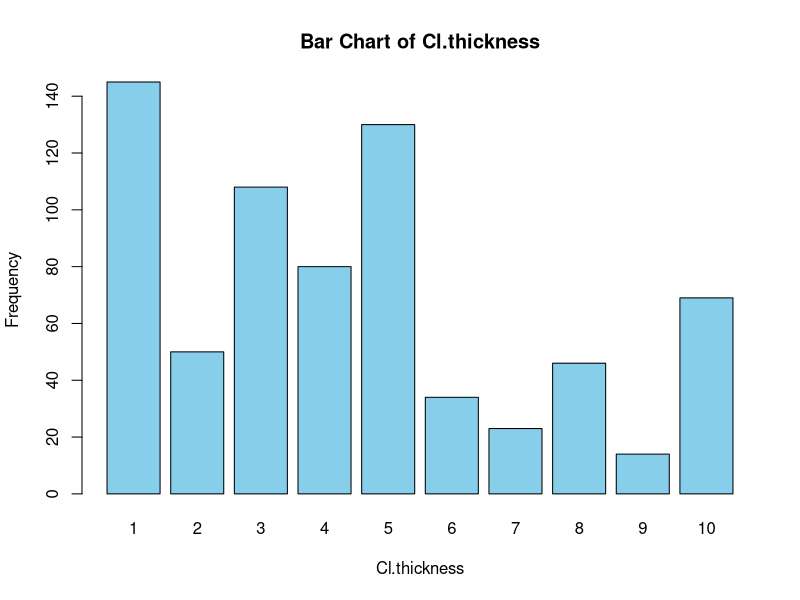
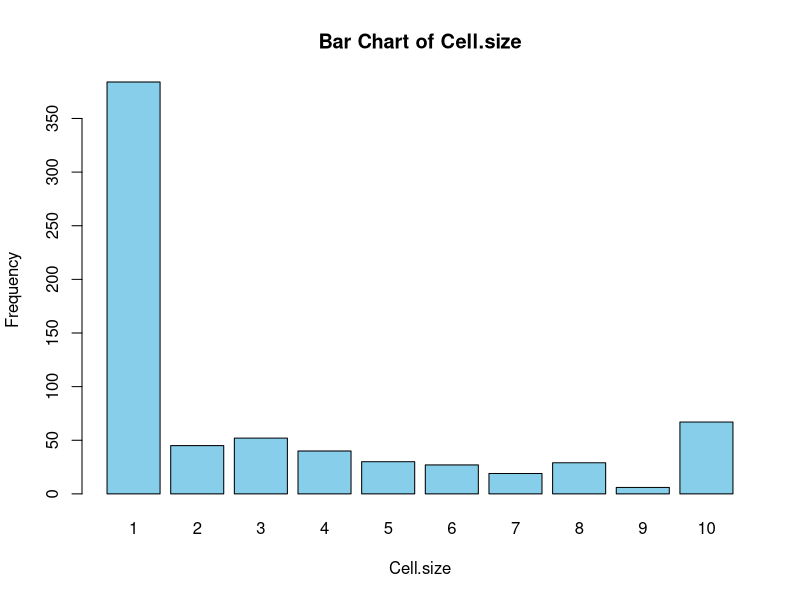
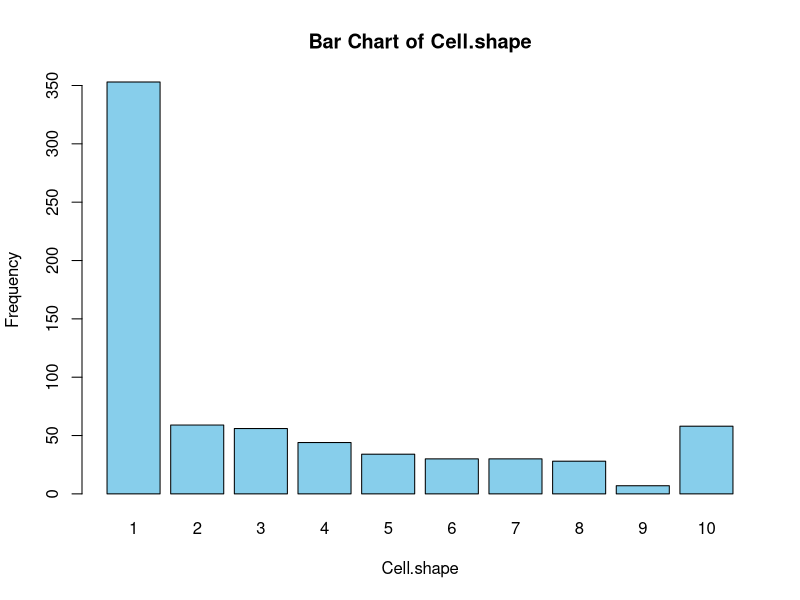
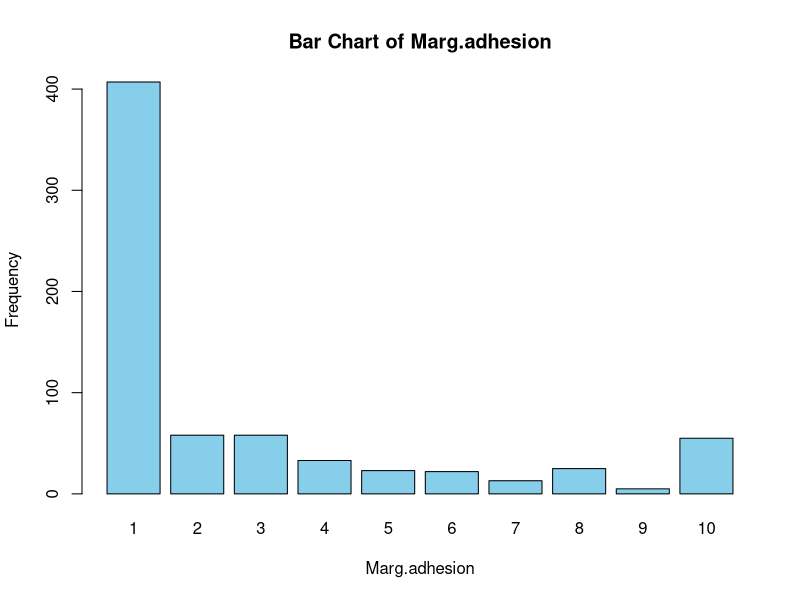
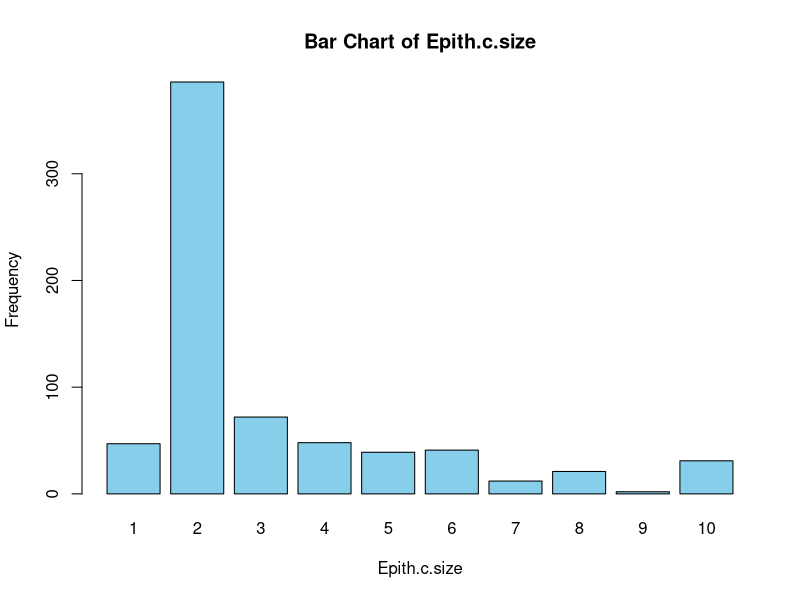
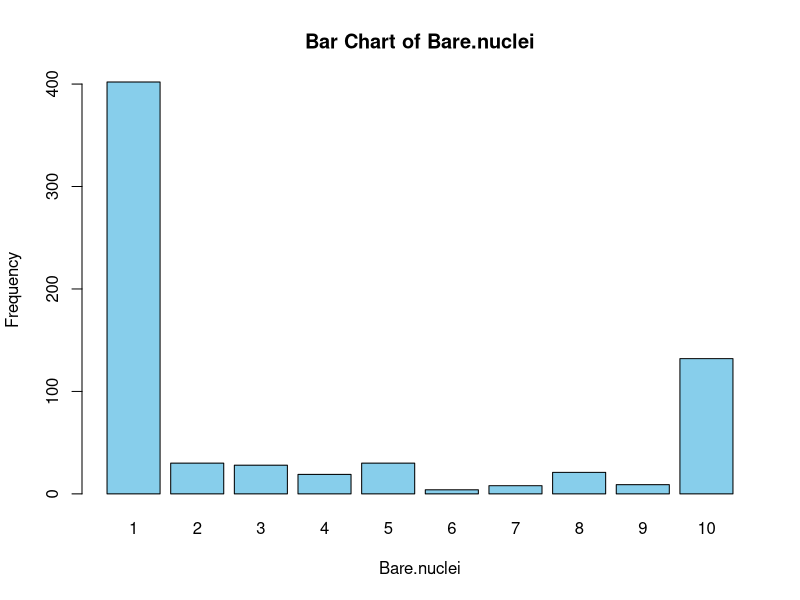
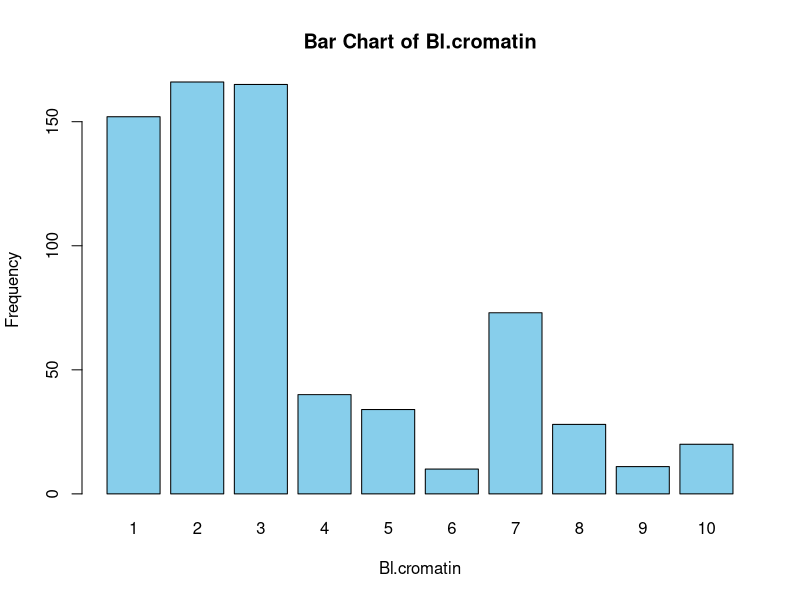
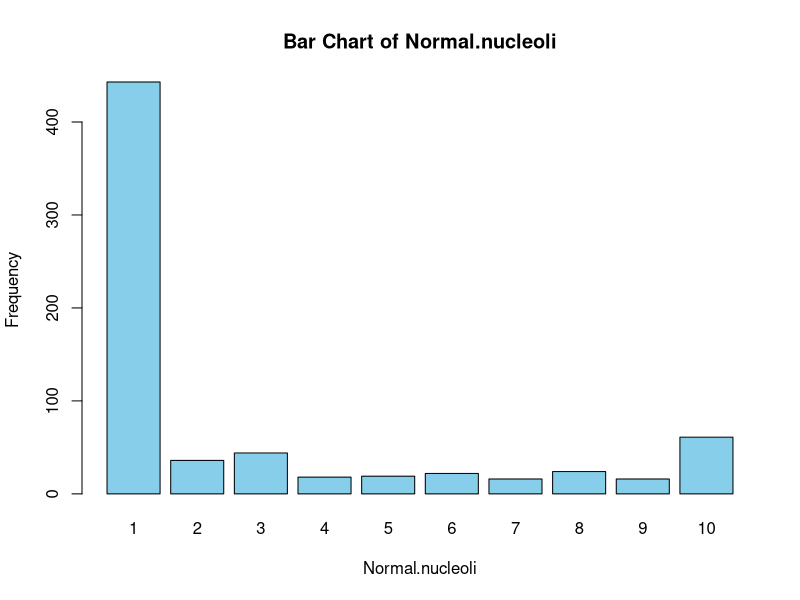

Recreate these plots in R, in order. (Note: this script raises an error after producing the figures.)
library(tidyverse)
library(dplyr) 
library(MASS)

library(mlbench)

data("BreastCancer")


# Check first few rows
head(BreastCancer)


names(BreastCancer)
head(BreastCancer)
dim(BreastCancer)
summary(BreastCancer)

bc <- BreastCancer[, -1]
bc <- bc %>%
  mutate(across(-Class, ~ as.numeric(as.character(.))))
glimpse(bc)

# Loop over each variable in bc except 'Class'
for (var in names(bc)[names(bc) != "Class"]) {
  # Create a table of counts for the current variable
  counts <- table(bc[[var]])
  
  # Plot bar chart using base R
  barplot(counts,
          main = paste("Bar Chart of", var),
          xlab = var,
          ylab = "Frequency",
          col = "skyblue",
          border = "black")
}

# Count missing values in each column
colSums(is.na(bc))
bc$Bare.nuclei[is.na(bc$Bare.nuclei)]<-mean(bc$Bare.nuclei,na.rm=TRUE)

# Set seed and split
set.seed(123)
n <- nrow(bc)
train_indices <- sample(seq_len(n), size = 0.7 * n)
train_data <- bc[train_indices, ]
test_data  <- bc[-train_indices, ]

# Separate features and target
X_train <- train_data[, setdiff(names(train_data), "Class")]
y_train <- train_data$Class

X_test <- test_data[, setdiff(names(test_data), "Class")]
y_test <- test_data$Class

# Standardize features
X_train_scaled <- as.data.frame(scale(X_train))
X_test_scaled <- as.data.frame(scale(X_test,
                                     center = attr(scale(X_train), "scaled:center"),
                                     scale  = attr(scale(X_train), "scaled:scale")))

# Recombine with Class
train_data_std <- cbind(X_train_scaled, Class = y_train)
test_data_std  <- cbind(X_test_scaled,  Class = y_test)



# LDA
lda_model <- lda(Class ~ ., data = train_data_std)
lda_model
lda_pred <- predict(lda_model, test_data_std)$class

lda_cm <- table(Predicted = lda_pred, Actual = test_data_std$Class)
print(lda_cm)

# QDA
qda_model <- qda(Class ~ ., data = train_data_std)
qda_pred <- predict(qda_model, test_data_std)$class

qda_cm <- table(Predicted = qda_pred, Actual = test_data_std$Class)
print(qda_cm)

# Logistic Regression
log_model <- glm(Class ~ ., data = train_data_std, family = binomial)
log_probs <- predict(log_model, newdata = test_data_std, type = "response")
# Convert probs to class labels (adjust threshold as needed)
log_pred <- ifelse(log_probs >= 0.5, levels(y_train)[2], levels(y_train)[1])
log_pred <- factor(log_pred, levels = levels(y_train))
log_cm <- table(Predicted = log_pred, Actual = test_data_std$Class)
print(log_cm)


#defining a function for model evaluation
evaluate_model <- function(predicted, actual) {
  cm <- table(Predicted = predicted, Actual = actual)
  
  accuracy <- sum(diag(cm)) / sum(cm)
  precision <- diag(cm) / rowSums(cm)
  recall <- diag(cm) / colSums(cm)
  f1 <- 2 * (precision * recall) / (precision + recall)
  
  
  # Macro-averaged metrics: average across classes
  macro_precision <- mean(precision)
  macro_recall <- mean(recall)
  macro_f1 <- mean(f1)
  
  # Return as named vector or data frame
  return(c(
    Accuracy = round(accuracy, 4),
    Precision = round(macro_precision, 4),
    Recall = round(macro_recall, 4),
    F1_Score = round(macro_f1, 4)
  ))
}
lda_results <- evaluate_model(lda_pred, test_data_std$Class)
lda_results
qda_results <- evaluate_model(qda_pred, test_data_std$Class)
qda_results 
log_results <- evaluate_model(log_pred, test_data_std$Class)
log_results
comparison_table <- rbind(
  LDA = lda_results,
  QDA = qda_results,
  Logistic = log_results
)

print(comparison_table)
library(pROC)
roc_lda <- roc(test_data_std$Class, lda_probs)
roc_qda <- roc(test_data_std$Class, qda_probs)
roc_log <- roc(test_data_std$Class, log_probs)

# --- Plot ---
plot(roc_log, col="blue", main="ROC Curves for LDA, QDA, Logistic")
lines(roc_lda, col="green")
lines(roc_qda, col="red")
legend("bottomright", legend=c("Logistic", "LDA", "QDA"),
       col=c("blue", "green", "red"), lwd=2)
